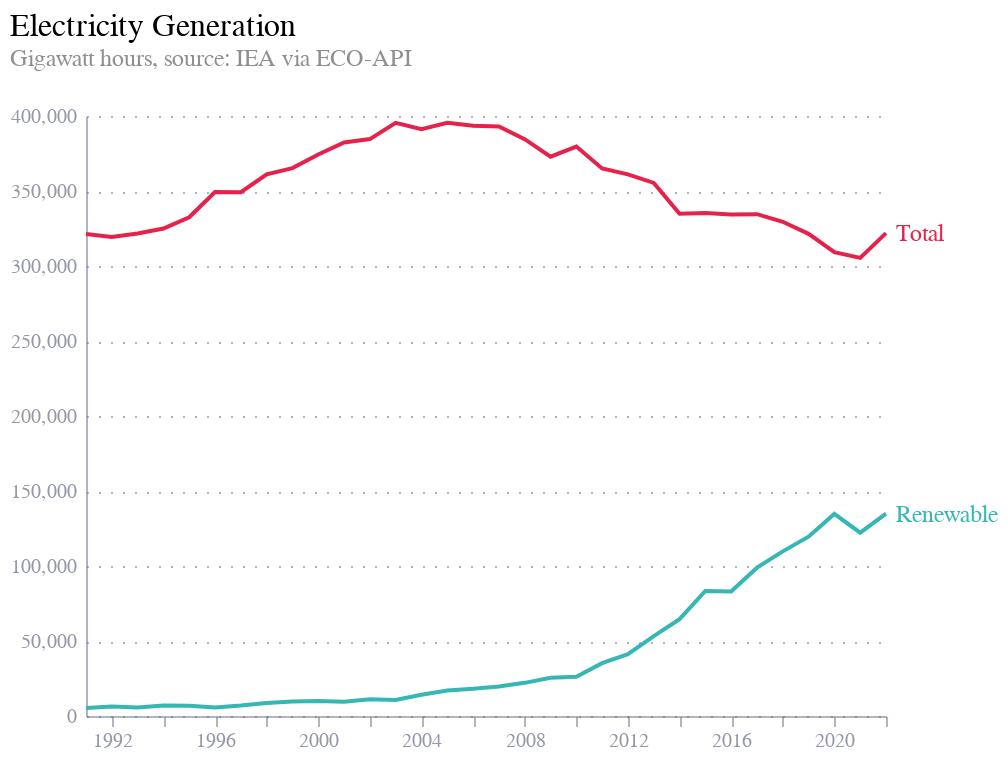

The notebook cell saved with this chart:
### Code cell
df['label'] = np.where(df.date == df.date.max(), df.series, '')

base = alt.Chart(df.query('date > "1990-01-01" and series != "UK"')).encode(
    x=alt.X('date:T'),
    y=alt.Y('value:Q', title=''),
    color=alt.Color('series:N', title='Country', legend=None),
)

line = base.mark_line()

labels = base.mark_text(align='left', dx=5, dy=0, fontSize=12).encode(
    text='label',
)

chart = line + labels

chart = chart.properties(
    title=alt.TitleParams(
        text='Electricity Generation',
        subtitle=['Gigawatt hours, source: IEA via ECO-API', ''],
        anchor='start',
        fontSize=16,
        subtitleColor="rgb(143, 143, 143)",
        fontWeight='normal'
    ),
    width=400,
    height=300
)

chart

### Figure 1 — Vega-Lite specification as saved in the notebook (floating-point values rounded to 4 significant figures)
{"config": {"font": "Circular Std", "mark": {"line": {"interpolate": "monotone"}}, "view": {"stroke": "transparent", "width": 400, "height": 300}, "range": {"category": ["#36B7B4", "#E6224B", "#F4C245", "#0063AF", "#00A767", "#179FDB", "#EB5C2E"], "diverging": ["#E6224B", "#E54753", "#C9C9C9", "#179FDB", "#122B39"], "heatmap": ["#C9C9C9", "#179FDB", "#0063AF", "#122B39"], "ordinal": ["#00A767", "#36B7B4", "#179FDB", "#0063AF", "#243B5A"]}, "axisX": {"domainColor": "#676A86", "domainOpacity": 0.5, "grid": false, "labelAngle": 0, "labelColor": "#676A86", "labelOpacity": 0.7, "orient": "bottom", "tickColor": "#676A86", "tickCount": 10, "tickOpacity": 0.5, "title": false, "titleAlign": "center", "titleAnchor": "middle", "titleColor": "#676A86", "titleFontSize": 12, "titleOpacity": 0.8, "titleY": -15}, "axisY": {"domainColor": "#676A86", "domainOpacity": 0.5, "gridColor": "#676A86", "gridDash": [1, 5], "gridOpacity": 0.5, "labelColor": "#676A86", "labelOpacity": 0.7, "labelPadding": 5, "tickColor": "#676A86", "tickCount": 8, "tickOpacity": 0.5, "ticks": false, "titleAlign": "left", "titleAngle": 0, "titleBaseline": "bottom", "titleColor": "#676A86", "titleFontSize": 12, "titleOpacity": 0.8, "titleX": 0, "titleY": -7}}, "layer": [{"mark": {"type": "line"}, "encoding": {"color": {"field": "series", "legend": null, "title": "Country", "type": "nominal"}, "x": {"field": "date", "type": "temporal"}, "y": {"field": "value", "title": "", "type": "quantitative"}}}, {"mark": {"type": "text", "align": "left", "dx": 5, "dy": 0, "fontSize": 12}, "encoding": {"color": {"field": "series", "legend": null, "title": "Country", "type": "nominal"}, "text": {"field": "label", "type": "nominal"}, "x": {"field": "date", "type": "temporal"}, "y": {"field": "value", "title": "", "type": "quantitative"}}}], "data": {"name": "data-ba907be0690ad6e1402e4327ad21dc8a"}, "height": 300, "title": {"text": "Electricity Generation", "anchor": "start", "fontSize": 16, "fontWeight": "normal", "subtitle": ["Gigawatt hours, source: IEA via ECO-API", ""], "subtitleColor": "rgb(143, 143, 143)"}, "width": 400, "$schema": "https://vega.github.io/schema/vega-lite/v5.8.0.json", "datasets": {"data-ba907be0690ad6e1402e4327ad21dc8a": [{"date": "1991-01-01T00:00:00", "value": 321400.0, "series": "Total", "label": ""}, {"date": "1992-01-01T00:00:00", "value": 319300.0, "series": "Total", "label": ""}, {"date": "1993-01-01T00:00:00", "value": 321700.0, "series": "Total", "label": ""}, {"date": "1994-01-01T00:00:00", "value": 325000.0, "series": "Total", "label": ""}, {"date": "1995-01-01T00:00:00", "value": 332500.0, "series": "Total", "label": ""}, {"date": "1996-01-01T00:00:00", "value": 349300.0, "series": "Total", "label": ""}, {"date": "1997-01-01T00:00:00", "value": 349200.0, "series": "Total", "label": ""}, {"date": "1998-01-01T00:00:00", "value": 361100.0, "series": "Total", "label": ""}, {"date": "1999-01-01T00:00:00", "value": 365200.0, "series": "Total", "label": ""}, {"date": "2000-01-01T00:00:00", "value": 374400.0, "series": "Total", "label": ""}, {"date": "2001-01-01T00:00:00", "value": 382400.0, "series": "Total", "label": ""}, {"date": "2002-01-01T00:00:00", "value": 384600.0, "series": "Total", "label": ""}, {"date": "2003-01-01T00:00:00", "value": 395500.0, "series": "Total", "label": ""}, {"date": "2004-01-01T00:00:00", "value": 391300.0, "series": "Total", "label": ""}, {"date": "2005-01-01T00:00:00", "value": 395400.0, "series": "Total", "label": ""}, {"date": "2006-01-01T00:00:00", "value": 393400.0, "series": "Total", "label": ""}, {"date": "2007-01-01T00:00:00", "value": 393000.0, "series": "Total", "label": ""}, {"date": "2008-01-01T00:00:00", "value": 384500.0, "series": "Total", "label": ""}, {"date": "2009-01-01T00:00:00", "value": 372900.0, "series": "Total", "label": ""}, {"date": "2010-01-01T00:00:00", "value": 379600.0, "series": "Total", "label": ""}, {"date": "2011-01-01T00:00:00", "value": 365000.0, "series": "Total", "label": ""}, {"date": "2012-01-01T00:00:00", "value": 361100.0, "series": "Total", "label": ""}, {"date": "2013-01-01T00:00:00", "value": 355400.0, "series": "Total", "label": ""}, {"date": "2014-01-01T00:00:00", "value": 334900.0, "series": "Total", "label": ""}, {"date": "2015-01-01T00:00:00", "value": 335300.0, "series": "Total", "label": ""}, {"date": "2016-01-01T00:00:00", "value": 334300.0, "series": "Total", "label": ""}, {"date": "2017-01-01T00:00:00", "value": 334600.0, "series": "Total", "label": ""}, {"date": "2018-01-01T00:00:00", "value": 329500.0, "series": "Total", "label": ""}, {"date": "2019-01-01T00:00:00", "value": 321400.0, "series": "Total", "label": ""}, {"date": "2020-01-01T00:00:00", "value": 309200.0, "series": "Total", "label": ""}, {"date": "2021-01-01T00:00:00", "value": 305400.0, "series": "Total", "label": ""}, {"date": "2022-01-01T00:00:00", "value": 321900.0, "series": "Total", "label": "Total"}, {"date": "1991-01-01T00:00:00", "value": 5323.0, "series": "Renewable", "label": ""}, {"date": "1992-01-01T00:00:00", "value": 6405.0, "series": "Renewable", "label": ""}, {"date": "1993-01-01T00:00:00", "value": 5718.0, "series": "Renewable", "label": ""}, {"date": "1994-01-01T00:00:00", "value": 6955.0, "series": "Renewable", "label": ""}, {"date": "1995-01-01T00:00:00", "value": 6871.0, "series": "Renewable", "label": ""}, {"date": "1996-01-01T00:00:00", "value": 5685.0, "series": "Renewable", "label": ""}, {"date": "1997-01-01T00:00:00", "value": 6946.0, "series": "Renewable", "label": ""}, {"date": "1998-01-01T00:00:00", "value": 8649.0, "series": "Renewable", "label": ""}, {"date": "1999-01-01T00:00:00", "value": 9616.0, "series": "Renewable", "label": ""}, {"date": "2000-01-01T00:00:00", "value": 9970.0, "series": "Renewable", "label": ""}, {"date": "2001-01-01T00:00:00", "value": 9549.0, "series": "Renewable", "label": ""}, {"date": "2002-01-01T00:00:00", "value": 11130.0, "series": "Renewable", "label": ""}, {"date": "2003-01-01T00:00:00", "value": 10620.0, "series": "Renewable", "label": ""}, {"date": "2004-01-01T00:00:00", "value": 14140.0, "series": "Renewable", "label": ""}, {"date": "2005-01-01T00:00:00", "value": 16940.0, "series": "Renewable", "label": ""}, {"date": "2006-01-01T00:00:00", "value": 18110.0, "series": "Renewable", "label": ""}, {"date": "2007-01-01T00:00:00", "value": 19690.0, "series": "Renewable", "label": ""}, {"date": "2008-01-01T00:00:00", "value": 22100.0, "series": "Renewable", "label": ""}, {"date": "2009-01-01T00:00:00", "value": 25520.0, "series": "Renewable", "label": ""}, {"date": "2010-01-01T00:00:00", "value": 26190.0, "series": "Renewable", "label": ""}, {"date": "2011-01-01T00:00:00", "value": 35210.0, "series": "Renewable", "label": ""}, {"date": "2012-01-01T00:00:00", "value": 41240.0, "series": "Renewable", "label": ""}, {"date": "2013-01-01T00:00:00", "value": 53220.0, "series": "Renewable", "label": ""}, {"date": "2014-01-01T00:00:00", "value": 64520.0, "series": "Renewable", "label": ""}, {"date": "2015-01-01T00:00:00", "value": 83360.0, "series": "Renewable", "label": ""}, {"date": "2016-01-01T00:00:00", "value": 82990.0, "series": "Renewable", "label": ""}, {"date": "2017-01-01T00:00:00", "value": 98880.0, "series": "Renewable", "label": ""}, {"date": "2018-01-01T00:00:00", "value": 109800.0, "series": "Renewable", "label": ""}, {"date": "2019-01-01T00:00:00", "value": 119600.0, "series": "Renewable", "label": ""}, {"date": "2020-01-01T00:00:00", "value": 134700.0, "series": "Renewable", "label": ""}, {"date": "2021-01-01T00:00:00", "value": 122200.0, "series": "Renewable", "label": ""}, {"date": "2022-01-01T00:00:00", "value": 134800.0, "series": "Renewable", "label": "Renewable"}]}}
